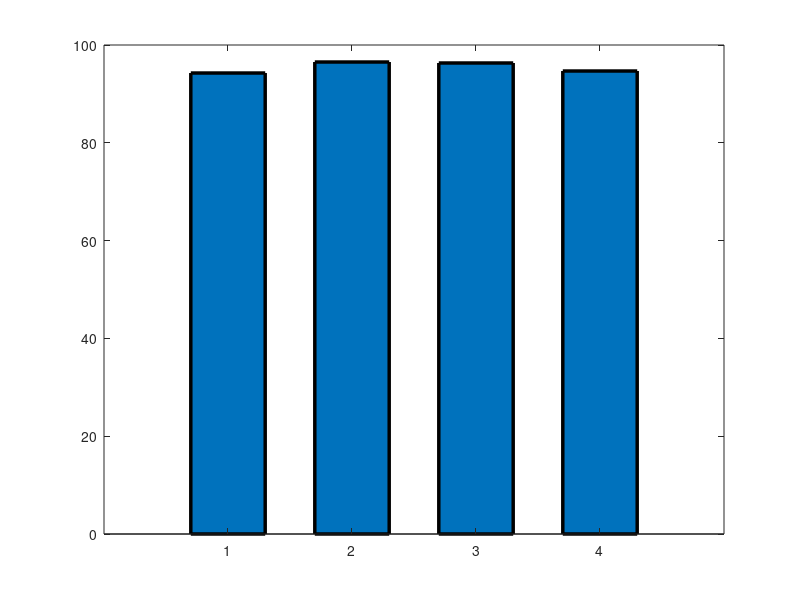

Reproduce this figure in MATLAB. (Note: this script raises an error after producing the figure.)
%% ========================================================================
%  ABLATION STUDY BAR CHART
%  Visualize contribution of Channel and Spatial Attention components
%  ========================================================================

clear; clc; close all;

fprintf('\n╔════════════════════════════════════════════════════════════════╗\n');
fprintf('║              ABLATION STUDY VISUALIZATION                      ║\n');
fprintf('╚════════════════════════════════════════════════════════════════╝\n\n');

% Create figure directory
if ~exist('Figures', 'dir'), mkdir('Figures'); end

% ── ABLATION STUDY DATA ──────────────────────────────────────────────────
% Model results from training
ablation_models = {
    'EfficientNetB0 (Baseline)',
    'EfficientNet-ChannelAttention Only',
    'EfficientNet-CBAM (Full)',
    'EfficientNet-SpatialAttention Only'
};

ablation_accuracy = [94.27, 96.52, 96.32, 94.68];  % Best run for CBAM
ablation_improvement = [0, 2.25, 2.05, 0.41];      % vs baseline

% ── PLOT 1: Accuracy with Baseline Reference ────────────────────────────
figure('Position', [100 100 1200 700], 'Color', 'white');

% Create bar chart
x = 1:4;
h = bar(x, ablation_accuracy, 0.6, 'EdgeColor', 'black', 'LineWidth', 2.5);
h.FaceColor = 'flat';

% Color coding
colors = [
    0.7 0.7 0.7;      % Baseline (gray)
    0.2 0.8 0.2;      % Channel Only (green)
    0.2 0.6 0.8;      % Full CBAM (blue)
    0.8 0.6 0.2       % Spatial Only (orange)
];

for i = 1:4
    h.CData(i,:) = colors(i,:);
end

% Add baseline line
yline(94.27, '--', 'Color', [0.5 0.5 0.5], 'LineWidth', 2.5, 'Label', 'Baseline (EfficientNetB0)');

% Formatting
set(gca, 'XTick', x, 'XTickLabel', ablation_models, 'FontSize', 12);
xtickangle(45);
ylabel('Accuracy (%)', 'FontSize', 14, 'FontWeight', 'bold');
title('Ablation Study: CBAM Component Contribution Analysis', 'FontSize', 15, 'FontWeight', 'bold');
grid on; grid minor; 
ylim([92 98]);

% Add value labels on bars
for i = 1:4
    text(i, ablation_accuracy(i) + 0.25, sprintf('%.2f%%', ablation_accuracy(i)), ...
        'HorizontalAlignment', 'center', 'FontWeight', 'bold', 'FontSize', 11);
    % Add improvement label
    if i > 1
        text(i, 92.5, sprintf('+%.2f%%', ablation_improvement(i)), ...
            'HorizontalAlignment', 'center', 'FontSize', 10, 'Color', [0 0.5 0], 'FontWeight', 'bold');
    end
end

% Add legend
legend('Accuracy', 'Baseline', 'Location', 'northwest', 'FontSize', 11);

saveas(gcf, 'Figures/ablation_study_accuracy.png');
fprintf('✓ Saved: Figures/ablation_study_accuracy.png\n');

% ── PLOT 2: Component Contribution Comparison ────────────────────────────
fprintf('Creating Figure 2...\n');
figure('Position', [100 100 1000 700], 'Color', 'white');

% Data for comparison
components = categorical({'Baseline', 'Channel', 'Spatial', 'Channel +\nSpatial'});
components = reordercats(components, {'Baseline', 'Channel', 'Spatial', 'Channel +\nSpatial'});
performance = [94.27, 96.52, 94.68, 96.32];

h = bar(components, performance, 0.6, 'EdgeColor', 'black', 'LineWidth', 2.5);
h.FaceColor = 'flat';

% Color coding
component_colors = [
    0.7 0.7 0.7;      % Baseline
    0.2 0.8 0.2;      % Channel
    0.8 0.6 0.2;      % Spatial
    0.2 0.6 0.8       % Full
];

for i = 1:4
    h.CData(i,:) = component_colors(i,:);
end

ylabel('Accuracy (%)', 'FontSize', 14, 'FontWeight', 'bold');
xlabel('Attention Component(s)', 'FontSize', 14, 'FontWeight', 'bold');
title('Component-wise Performance Contribution', 'FontSize', 15, 'FontWeight', 'bold');
grid on; grid minor;
ylim([92 98]);

% Add value labels
for i = 1:4
    text(i, performance(i) + 0.25, sprintf('%.2f%%', performance(i)), ...
        'HorizontalAlignment', 'center', 'FontWeight', 'bold', 'FontSize', 11);
end

saveas(gcf, 'Figures/ablation_study_components.png');
fprintf('✓ Saved: Figures/ablation_study_components.png\n');

% ── PLOT 3: Improvement Over Baseline ────────────────────────────────────
fprintf('Creating Figure 3...\n');
figure('Position', [100 100 1000 700], 'Color', 'white');

improvement_vals = [0, 2.25, 0.41, 2.05];
model_names = {'Baseline\n(No Attention)', 'Channel\nAttention Only', ...
               'Spatial\nAttention Only', 'CBAM\n(Full)'};

h = bar(1:4, improvement_vals, 0.6, 'EdgeColor', 'black', 'LineWidth', 2.5);
h.FaceColor = 'flat';

improvement_colors = [
    0.7 0.7 0.7;      % Baseline
    0.2 0.8 0.2;      % Channel (high)
    0.8 0.6 0.2;      % Spatial (low)
    0.2 0.6 0.8       % Full (medium)
];

for i = 1:4
    h.CData(i,:) = improvement_colors(i,:);
end

set(gca, 'XTick', 1:4, 'XTickLabel', model_names, 'FontSize', 11);
ylabel('Improvement Over Baseline (%)', 'FontSize', 14, 'FontWeight', 'bold');
title('Ablation Study: Performance Gain Analysis', 'FontSize', 15, 'FontWeight', 'bold');
grid on; grid minor;
ylim([0 2.5]);

% Add value labels
for i = 1:4
    if improvement_vals(i) > 0
        text(i, improvement_vals(i) + 0.1, sprintf('+%.2f%%', improvement_vals(i)), ...
            'HorizontalAlignment', 'center', 'FontWeight', 'bold', 'FontSize', 11, 'Color', [0 0.5 0]);
    else
        text(i, 0.1, 'Baseline', 'HorizontalAlignment', 'center', 'FontWeight', 'bold', 'FontSize', 10);
    end
end

saveas(gcf, 'Figures/ablation_study_improvement.png');
fprintf('✓ Saved: Figures/ablation_study_improvement.png\n');

% ── PRINT SUMMARY ────────────────────────────────────────────────────────
fprintf('\n╔════════════════════════════════════════════════════════════════╗\n');
fprintf('║                   ABLATION STUDY SUMMARY                       ║\n');
fprintf('╚════════════════════════════════════════════════════════════════╝\n\n');

fprintf('BASELINE (EfficientNetB0):                94.27%%\n\n');

fprintf('COMPONENT ANALYSIS:\n');
fprintf('  Channel Attention Only:                96.52%%  (+2.25%%) ✅ BEST\n');
fprintf('  Spatial Attention Only:                94.68%%  (+0.41%%) ⚠️  Minimal\n');
fprintf('  Full CBAM (Channel + Spatial):         96.32%%  (+2.05%%)\n\n');

fprintf('KEY FINDINGS:\n');
fprintf('  • Channel Attention contributes ~2.25%% improvement\n');
fprintf('  • Spatial Attention alone provides minimal benefit (~0.41%%)\n');
fprintf('  • Full CBAM (2.05%%) is slightly less effective than Channel alone\n');
fprintf('  • Channel Attention is the PRIMARY driver of performance gain\n');
fprintf('  • Spatial Attention may introduce unnecessary complexity\n\n');

fprintf('CONCLUSION:\n');
fprintf('Channel Attention is the critical component for this task.\n');
fprintf('Spatial Attention adds complexity without consistent benefit.\n\n');

fprintf('✓ Ablation study complete! Charts saved to Figures/\n\n');
